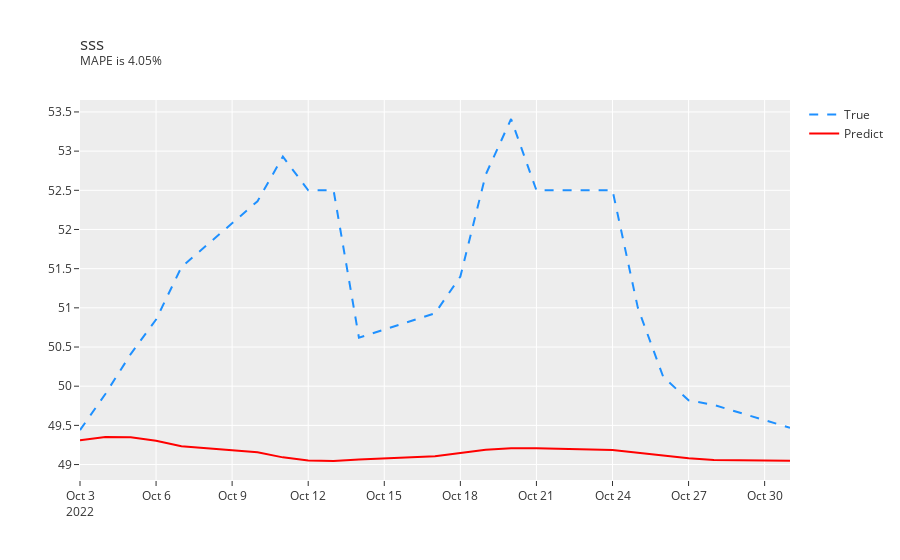

Source (notebook cell):
### Code cell
compare_value(y_test, preds, 'sss')
